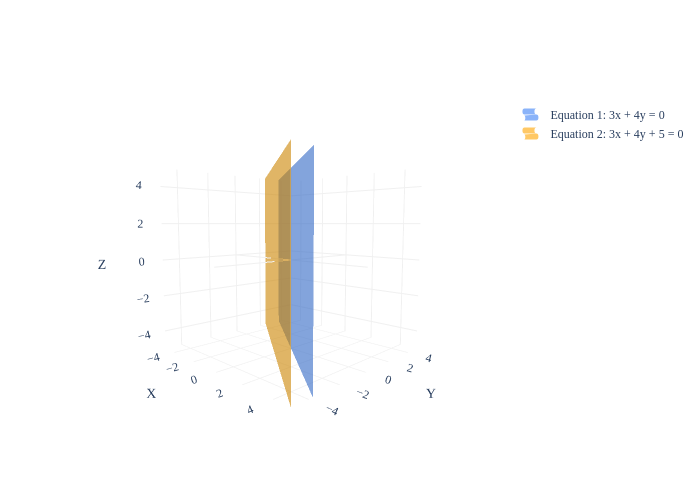

Write notebook code for a chart like this one.
### Markdown cell above
Note that both planes are flat surfaces **that extend infinitely in all directions**. The fact that the <span style="color: #3d81f6; font-weight: bold">blue plane</span> is cut off at the edges is just due to how I'm plotting the planes, **not** that there's some boundary within which the plane is defined.

You'll notice that the <span style="color: #3d81f6; font-weight: bold">blue plane</span> is relatively shallow, while the <span style="color: orange; font-weight: bold">orange plane</span> is relatively steep. Why?

I find the form $z = Ax + By + C$ easier to understand intuitively, since it shows the rate of change of $z$ with respect to $x$ and $y$ more clearly. Starting with $z = Ax + By + C$, we have that

$$\frac{\partial z}{\partial x} = A, \quad \frac{\partial z}{\partial y} = B$$

In this example, the <span style="color: #3d81f6; font-weight: bold">blue plane</span> has $A = \frac{3}{5}$ and $B = \frac{4}{5}$, while the <span style="color: orange; font-weight: bold">orange plane</span> has $A = -5$ and $B = -3$, which explains their relative steepness.

That said, be careful, since a plane need not have a non-zero coefficient on $z$. For example, $3x + 4y = 0$ and $3x + 4y = 5$ is are perfectly valid planes, and they happen to be parallel.

### Code cell
draw_equations([[3, 4, 0, 0], [3, 4, 0, 5]])

### Figure 1 — Plotly figure (JSON) as saved in the notebook; plotly's stock layout.template omitted (floating-point values rounded to 4 significant figures; data arrays with more than 128 entries replaced by an {"elided": "..."} marker saying what was removed)
{"data": [{"colorscale": [[0, "#3d81f6"], [1, "#3d81f6"]], "name": "Equation 1: 3x + 4y = 0", "opacity": 0.6, "showlegend": true, "showscale": false, "type": "surface", "x": {"elided": "100x100 float values"}, "y": {"elided": "100x100 float values"}, "z": {"elided": "100x100 float values"}}, {"colorscale": [[0, "orange"], [1, "orange"]], "name": "Equation 2: 3x + 4y + 5 = 0", "opacity": 0.6, "showlegend": true, "showscale": false, "type": "surface", "x": {"elided": "100x100 float values"}, "y": {"elided": "100x100 float values"}, "z": {"elided": "100x100 float values"}}, {"hoverinfo": "skip", "line": {"color": "#f0f0f0", "width": 2}, "mode": "lines", "showlegend": false, "type": "scatter3d", "x": [-5, 5], "y": [0, 0], "z": [0, 0]}, {"hoverinfo": "skip", "line": {"color": "#f0f0f0", "width": 2}, "mode": "lines", "showlegend": false, "type": "scatter3d", "x": [0, 0], "y": [-5, 5], "z": [0, 0]}, {"hoverinfo": "skip", "line": {"color": "#f0f0f0", "width": 2}, "mode": "lines", "showlegend": false, "type": "scatter3d", "x": [0, 0], "y": [0, 0], "z": [-5, 5]}], "layout": {"font": {"family": "Palatino, serif", "size": 12}, "height": 500, "scene": {"aspectmode": "cube", "bgcolor": "white", "camera": {"eye": {"x": 1.5, "y": -1.5, "z": 0.2}}, "xaxis": {"backgroundcolor": "white", "gridcolor": "#f0f0f0", "range": [-5, 5], "title": {"text": "X"}, "zerolinecolor": "#f0f0f0"}, "yaxis": {"backgroundcolor": "white", "gridcolor": "#f0f0f0", "range": [-5, 5], "title": {"text": "Y"}, "zerolinecolor": "#f0f0f0"}, "zaxis": {"backgroundcolor": "white", "gridcolor": "#f0f0f0", "range": [-5, 5], "title": {"text": "Z"}, "zerolinecolor": "#f0f0f0"}}, "showlegend": true, "width": 700}}
